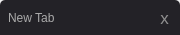
<?xml version="1.0" encoding="UTF-8"?>
<ui version="4.0">
 <class>tabWidget</class>
 <widget class="QWidget" name="tabWidget">
  <property name="geometry">
   <rect>
    <x>0</x>
    <y>0</y>
    <width>180</width>
    <height>35</height>
   </rect>
  </property>
  <property name="minimumSize">
   <size>
    <width>40</width>
    <height>35</height>
   </size>
  </property>
  <property name="maximumSize">
   <size>
    <width>180</width>
    <height>35</height>
   </size>
  </property>
  <property name="windowTitle">
   <string>Form</string>
  </property>
  <layout class="QHBoxLayout" name="horizontalLayout">
   <property name="spacing">
    <number>0</number>
   </property>
   <property name="leftMargin">
    <number>0</number>
   </property>
   <property name="topMargin">
    <number>0</number>
   </property>
   <property name="rightMargin">
    <number>0</number>
   </property>
   <property name="bottomMargin">
    <number>0</number>
   </property>
   <item>
    <widget class="QWidget" name="tabWidget_2" native="true">
     <property name="minimumSize">
      <size>
       <width>40</width>
       <height>35</height>
      </size>
     </property>
     <property name="maximumSize">
      <size>
       <width>180</width>
       <height>35</height>
      </size>
     </property>
     <property name="styleSheet">
      <string notr="true">QWidget{
	background-color:rgb(35, 34, 39);
	color:rgb(170, 170, 170);
	border-top-left-radius:5px;
	border-top-right-radius:5px;
	padding:2px;
}</string>
     </property>
     <layout class="QHBoxLayout" name="horizontalLayout_2">
      <property name="spacing">
       <number>0</number>
      </property>
      <property name="leftMargin">
       <number>3</number>
      </property>
      <property name="topMargin">
       <number>0</number>
      </property>
      <property name="rightMargin">
       <number>3</number>
      </property>
      <property name="bottomMargin">
       <number>0</number>
      </property>
      <item>
       <widget class="QLabel" name="tabLabel">
        <property name="minimumSize">
         <size>
          <width>10</width>
          <height>25</height>
         </size>
        </property>
        <property name="maximumSize">
         <size>
          <width>150</width>
          <height>25</height>
         </size>
        </property>
        <property name="text">
         <string>New Tab</string>
        </property>
       </widget>
      </item>
      <item>
       <spacer name="horizontalSpacer">
        <property name="orientation">
         <enum>Qt::Horizontal</enum>
        </property>
        <property name="sizeType">
         <enum>QSizePolicy::Preferred</enum>
        </property>
        <property name="sizeHint" stdset="0">
         <size>
          <width>40</width>
          <height>20</height>
         </size>
        </property>
       </spacer>
      </item>
      <item>
       <widget class="QPushButton" name="tabPushButton">
        <property name="minimumSize">
         <size>
          <width>25</width>
          <height>25</height>
         </size>
        </property>
        <property name="maximumSize">
         <size>
          <width>25</width>
          <height>25</height>
         </size>
        </property>
        <property name="font">
         <font>
          <pointsize>13</pointsize>
         </font>
        </property>
        <property name="styleSheet">
         <string notr="true">QPushButton{
	background-color:rgba(0, 0, 0, 0);
	color:rgb(144, 144, 144);
}
QPushButton:hover{
	color:rgb(255, 255, 255);
}
QPushButton:pressed{
	padding-top:5px;
	padding-left:5px;
}</string>
        </property>
        <property name="text">
         <string>x</string>
        </property>
       </widget>
      </item>
     </layout>
    </widget>
   </item>
  </layout>
 </widget>
 <resources/>
 <connections/>
</ui>
